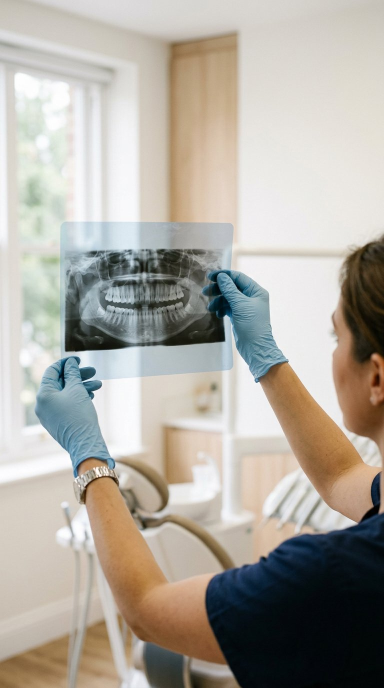
#> input picture decks/radiologia-terceiros-molares/img/01-panoramica.jpg, 768 x 1376 px (shown at 1/2 size)
$ python render.py
#> lines starting #> are read from the running program, lines starting #| are printed output that depends on the picture
# -*- coding: utf-8 -*-
"""Layout do deck Minimal Editorial Mono, 16:9 (960x540 pt), Roboto.

Cada slide e composto em pontos (960x540) e renderizado a 2x. As medidas usam
as metricas reais da Roboto; todos os blocos sao verificados contra sua area e
contra a base segura antes de serem desenhados.
"""
import math
import os

from PIL import Image, ImageDraw, ImageFont

import content as C

S = 2  # escala de render -> 1920x1080
W, H = 960, 540

INK = (17, 17, 17)
BODY = (102, 107, 115)
RULE = (216, 220, 227)
GRAPHITE = (26, 26, 26)
WHITE = (255, 255, 255)
PAPER = (243, 244, 246)
ON_DARK = (208, 212, 219)

M = 58.0            # margem lateral (6%)
TOP = 54.0          # margem superior (10%)
SAFE_BOTTOM = 470.0
FOOT_Y = 494.0
CONTENT_W = W - 2 * M

HERE = os.path.dirname(os.path.dirname(os.path.abspath(__file__)))
FONT_FILES = {400: "Roboto-400.ttf", 500: "Roboto-500.ttf", 700: "Roboto-700.ttf"}
SUPERSAMPLE = 8

_cache = {}
FONT_NAME = {400: "Roboto-Regular", 500: "Roboto-Medium", 700: "Roboto-Bold"}
_fonts_ready = False


# [10 lines left out: function register_fonts, not called in this run]


def _font(weight, pt):
    key = ("d", weight, round(pt, 2))
    if key not in _cache:
        _cache[key] = ImageFont.truetype(
            os.path.join(HERE, "fonts", FONT_FILES[weight]), max(1, int(round(pt * S)))
        )
    return _cache[key]


def _mfont(weight, pt):
    key = ("m", weight, round(pt, 2))
    if key not in _cache:
        _cache[key] = ImageFont.truetype(
            os.path.join(HERE, "fonts", FONT_FILES[weight]),
            max(1, int(round(pt * S * SUPERSAMPLE))),
        )
    return _cache[key]


def measure(text, weight, pt):
    return _mfont(weight, pt).getlength(text) / (S * SUPERSAMPLE)


def wrap(text, weight, pt, max_w):
    out = []
    for para in text.split("\n"):
        line = ""
        for wd in para.split(" "):
            probe = wd if not line else line + " " + wd
            if measure(probe, weight, pt) <= max_w or not line:
                line = probe
            else:
                out.append(line)
                line = wd
        out.append(line)
    return out


def block_h(text, weight, pt, max_w, lh):
    lines = wrap(text, weight, pt, max_w) if max_w else text.split("\n")
    return (len(lines) - 1) * pt * lh


def fit_pt(text, weight, sizes, max_w, lh):
    """Maior tamanho da lista em que `text` cabe em max_w sem quebra feia."""
    for pt in sizes:
        if max(measure(l, weight, pt) for l in text.split("\n")) <= max_w:
            return pt
    return sizes[-1]


class Slide:
    def __init__(self, backend="pil"):
        self.backend = backend
        self.warn = []
        self.pts = {}          # elementos vetoriais acumulados (PDF)
        self.images = []       # (key, x, y, w, h)
        self.img = Image.new("RGB", (int(W * S), int(H * S)), WHITE)
        self.d = ImageDraw.Draw(self.img)

    # --- primitivas de desenho: PIL agora, PDF no pos-processamento
    def draw_text(self, x, y, txt, weight, pt, color):
        if self.backend == "pil":
            self.d.text(self._xy(x, y), txt, font=_font(weight, pt), fill=color, anchor="ls")
        else:
            self.pts.setdefault("text", []).append((x, y, txt, weight, pt, color))

    def draw_run(self, x, y, txt, weight, pt, color, tracking):
        if self.backend == "pil":
            f = _font(weight, pt)
            cx = x
            for ch in txt:
                self.d.text(self._xy(cx, y), ch, font=f, fill=color, anchor="ls")
                cx += measure(ch, weight, pt) + tracking
        else:
            self.pts.setdefault("run", []).append((x, y, txt, weight, pt, color, tracking))

    def draw_rect(self, x, y, w, h, color):
        if self.backend == "pil":
            self.d.rectangle([x * S, y * S, (x + w) * S, (y + h) * S], fill=color)
        else:
            self.pts.setdefault("rect", []).append((x, y, w, h, color))

    # [29 lines left out: functions draw_line, draw_dot, draw_arc, not called in this run]

    def _xy(self, x, y):
        return (x * S, y * S)

    def text(self, x, y, text, pt, weight=400, color=BODY, max_w=None, lh=1.45,
             tracking=0.0, align="left", name="", limit=SAFE_BOTTOM):
        """y = baseline da primeira linha. Devolve a baseline da ultima linha."""
        lines = wrap(text, weight, pt, max_w) if max_w else text.split("\n")
        f = _font(weight, pt)
        for i, ln in enumerate(lines):
            by = y + i * pt * lh
            wpx = measure(ln, weight, pt)
            if max_w and wpx > max_w + 0.8:
                self.warn.append("X %s %.1f>%.1f '%s'" % (name, wpx, max_w, ln))
            xx = x
            if align == "center":
                xx = x - wpx / 2.0
            elif align == "right":
                xx = x - wpx
            if tracking:
                self.draw_run(xx, by, ln, weight, pt, color, tracking)
            else:
                self.draw_text(xx, by, ln, weight, pt, color)
        last = y + (len(lines) - 1) * pt * lh
        if last > limit + 0.5:
            self.warn.append("Y %s %.1f>%.1f" % (name, last, limit))
        return last

    def rect(self, x, y, w, h, color):
        self.draw_rect(x, y, w, h, color)

    def hline(self, x, y, w, color=RULE, weight=0.75):
        self.draw_rect(x, y, w, weight, color)

    def vline(self, x, y, h, color=RULE, weight=0.75):
        self.draw_rect(x, y, weight, h, color)

    def dot(self, x, y, r=2.6, color=INK):
        self.draw_dot(x, y, r, color)

    # [6 lines left out: function arrow, not called in this run]

    def image(self, key, x, y, w, h):
        self.images.append((key, x, y, w, h))
        path, _alt, _kind = C.IMG[key]
        im = Image.open(os.path.join(HERE, path)).convert("RGB")
        scale = max(w * S / im.width, h * S / im.height)
        nw, nh = int(im.width * scale + 0.5), int(im.height * scale + 0.5)
        im = im.resize((nw, nh), Image.LANCZOS)
        left = (nw - int(w * S)) // 2
        top = (nh - int(h * S)) // 2
        self.img.paste(im.crop((left, top, left + int(w * S), top + int(h * S))),
                       (int(x * S), int(y * S)))

    def label(self, x, y, text, color=INK, pt=8.6):
        return self.text(x, y, text.upper(), pt, 500, color, tracking=1.15, name="label")

    def rule_short(self, x, y, w=44, color=GRAPHITE):
        self.hline(x, y, w, color, 1.6)

    def footer(self, n):
        self.hline(M, FOOT_Y, 40, RULE, 1.4)
        self.text(M, FOOT_Y + 13, "RADIOLOGIA E TOMOGRAFIA · TERCEIROS MOLARES", 7.2, 500, BODY,
                  tracking=0.9, name="foot-l", limit=530)
        self.text(W - M, FOOT_Y + 13, "%02d / 40" % n, 7.2, 500, BODY, align="right",
                  name="foot-r", limit=530)


# --------------------------------------------------------------------- blocos
# [18 lines left out: functions head, bullets, not called in this run]


# -------------------------------------------------------------------- layouts
def cover(s, d):
    s.label(M, TOP + 6, d["label"])
    pt = fit_pt(d["title"], 700, [54, 52, 50, 48, 46, 44], 476, 1.06)
    last = s.text(M, 214, d["title"], pt, 700, INK, max_w=476, lh=1.06, tracking=-pt * 0.022,
                  name="title", limit=372)
    s.rule_short(M, last + 24)
    s.text(M, last + 58, d["support"], 13.5, 400, BODY, max_w=462, lh=1.45, name="support", limit=420)
    cy = 400
    s.rect(M, cy, 340, 66, GRAPHITE)
    s.text(M + 20, cy + 22, d["card_label"].upper(), 7.6, 500, ON_DARK, tracking=1.1, name="cl")
    s.text(M + 20, cy + 42, d["card_text"], 11.0, 400, WHITE, max_w=300, lh=1.26, name="ct",
           limit=cy + 60)
    s.image(d["img"], 566, 0, 394, 540)


# [24 lines left out: functions closing, divider, not called in this run]


def split_photo(s, d, side="left", style="items"):
    pw = 400 if side == "left" else 392
    ph = 378
    px = M if side == "left" else W - M - pw
    py = 82
    s.image(d["img"], px, py, pw, ph)
    tx = px + pw + 46 if side == "left" else M
    tw = CONTENT_W - pw - 46
    s.label(tx, TOP + 6, d["label"])
    pt = fit_pt(d["title"], 700, [40, 38, 36, 34, 32], tw, 1.12)
    last = s.text(tx, 132, d["title"], pt, 700, INK, max_w=tw, lh=1.12, tracking=-pt * 0.02,
                  name="title", limit=250)
    s.rule_short(tx, last + 22)
    sup_b = s.text(tx, last + 56, d["support"], 13, 400, BODY, max_w=tw, lh=1.5,
                   name="support", limit=340)
    y = sup_b + (38 if d.get("flow") else 42)
    for i, it in enumerate(d.get("items", [])):
        if style == "check":
            s.rect(tx, y - 6.4, 4.4, 4.4, GRAPHITE)
            s.text(tx + 15, y, it, 12, 400, INK, max_w=tw - 15, lh=1.35, name="item", limit=SAFE_BOTTOM)
            y += 29
        else:
            s.text(tx, y - 8, "%02d" % (i + 1), 8.2, 500, BODY, name="num")
            s.text(tx + 20, y, it, 12, 400, INK, max_w=tw - 20, lh=1.35, name="item", limit=474)
            y += 29
    if d.get("flow"):
        fy = max(y + 12, 436)
        s.hline(tx, fy, tw, RULE, 0.75)
        s.text(tx, fy + 18, d["flow"].upper(), 7.2, 500, BODY, max_w=tw + 40, tracking=0.7,
               name="flow", limit=fy + 26)


def two_questions(s, d):
    s.label(M, TOP + 6, d["label"])
    s.text(W - M, 168, "01", 9.0, 500, BODY, align="right", name="a")
    s.text(W - M, 300, "02", 9.0, 500, BODY, align="right", name="b")
    last1 = s.text(M, 186, d["q1"], 34, 700, INK, max_w=680, lh=1.16, tracking=-0.7, name="q1", limit=270)
    s.hline(M, last1 + 30, 90, GRAPHITE, 1.6)
    last2 = s.text(M, 336, d["q2"], 34, 700, INK, max_w=680, lh=1.16, tracking=-0.7, name="q2", limit=412)
    s.text(M, 452, d["support"], 12.5, 400, BODY, max_w=620, lh=1.4, name="support")


# [161 lines left out: functions cascade, columns, table, numbered, not called in this run]


def agenda(s, d):
    s.label(M, TOP + 6, d["label"])
    pt = fit_pt(d["title"], 700, [40, 38, 36], 520, 1.12)
    last = s.text(M, 122, d["title"], pt, 700, INK, max_w=520, lh=1.12, tracking=-pt * 0.021,
                  name="title", limit=220)
    top = last + 40
    for i, (num, name, desc) in enumerate(d["items"]):
        y = top + i * 56
        s.hline(M, y - 14, 510, RULE, 0.6)
        s.text(M, y + 6, num, 9.2, 500, BODY, name="num")
        s.text(M + 30, y + 8, name, 16, 700, INK, name="nm")
        s.text(M + 30, y + 28, desc, 10.5, 400, BODY, max_w=460, name="d")
    s.image(d["img"], 596, 104, 306, 316)


# [99 lines left out: functions editorial_photo, metric, timeline, diagram, not called in this run]


PLAIN = {
    "cover": cover,
    "closing": closing,
    "divider": divider,
    "agenda": agenda,
    "editorial_photo_bottom": editorial_photo,
    "timeline": timeline,
    "rows_table": table,
    "two_questions": two_questions,
    "cascade": cascade,
    "flow_four": numbered,
    "quiz_five": numbered,
    "rows_three": numbered,
    "steps_five": numbered,
    "grid_six": numbered,
    "metric_case": metric,
    "evidence": metric,
    "case_metric": metric,
    "diagram_angulation": diagram,
    "grid_pell": diagram,
}


def render_one(d, s=None):
    s = s or Slide()
#> in __init__, `self.img = Image.new("RGB", (int(W * S), int(H * S)), WHITE)`: self.img: PIL image 1920x1080 RGB; every value is 255
    lay = d["layout"]
    if lay in ("split_photo_left", "split_photo_right", "list_photo", "checklist_photo"):
        split_photo(s, d,
                    side="right" if lay == "split_photo_right" else "left",
                    style="check" if lay == "checklist_photo" else "items")
    elif lay in ("three_cols", "three_options", "two_panels", "three_plans", "flow_choice"):
        columns(s, d, lay)
    else:
        PLAIN[lay](s, d)
#> in image, im is the input picture: PIL image 768x1376 RGB; mean R, G, B 174.6, 169.4, 160.6
#> in image, `self.img.paste(im.crop((left, top, left + int(w * S), top + int(h * S)..`:
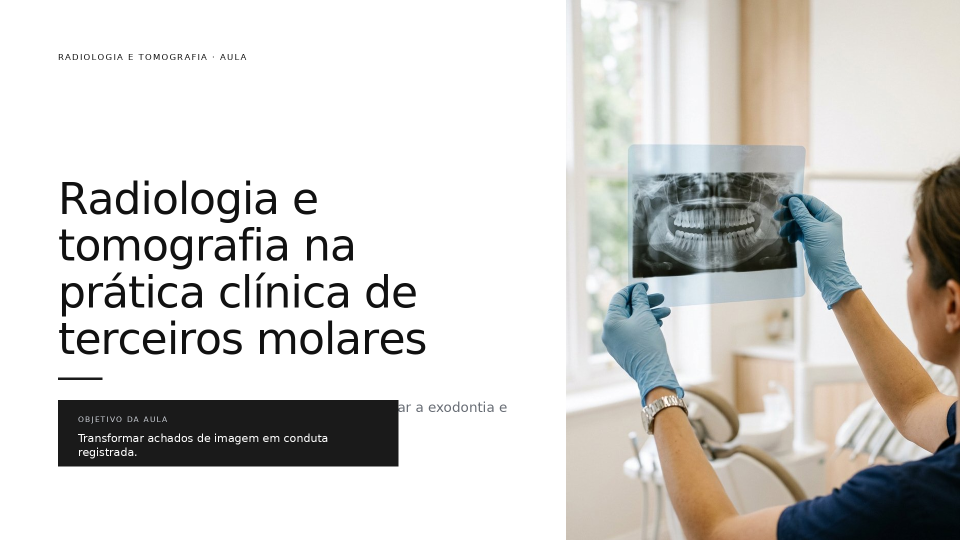
#> self.img: PIL image 1920x1080 RGB (shown at 1/2 size); mean R, G, B 210, 208.2, 204.8
    s.footer(d["n"])
    return s


if __name__ == "__main__":
    out = os.path.join(HERE, "render")
    os.makedirs(out, exist_ok=True)
    problems = []
    for d in C.SLIDES:
        s = render_one(d)
        s.img.save(os.path.join(out, "s%02d.png" % d["n"]))
#> (the run stopped early here; a loop or call above may not have finished)
